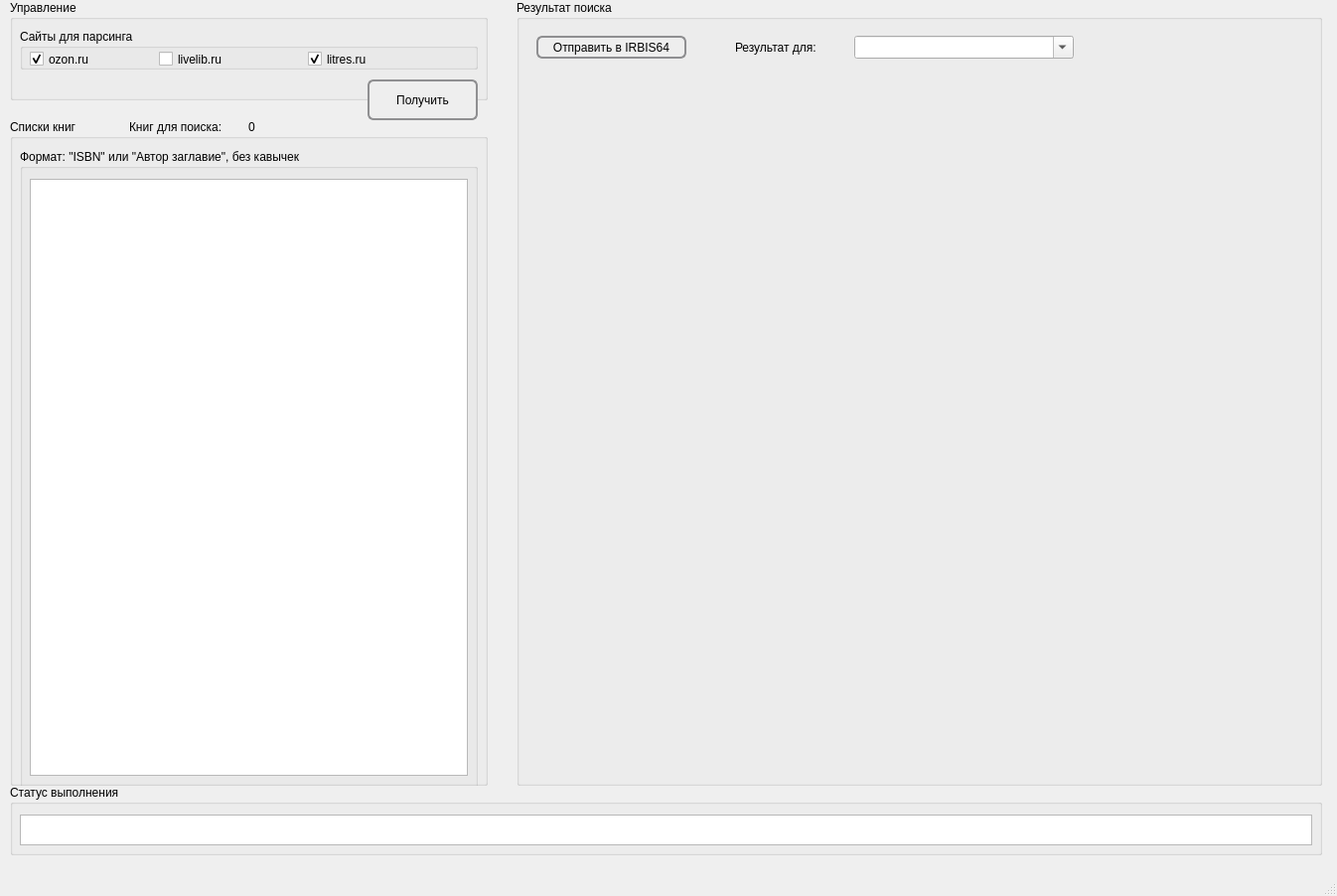
<?xml version="1.0" encoding="UTF-8"?>
<ui version="4.0">
 <class>mainwindow</class>
 <widget class="QMainWindow" name="mainwindow">
  <property name="geometry">
   <rect>
    <x>0</x>
    <y>0</y>
    <width>1346</width>
    <height>902</height>
   </rect>
  </property>
  <property name="windowTitle">
   <string>АРМ Буккроссинг</string>
  </property>
  <widget class="QWidget" name="centralwidget">
   <widget class="QGroupBox" name="gbBookList">
    <property name="geometry">
     <rect>
      <x>10</x>
      <y>120</y>
      <width>481</width>
      <height>671</height>
     </rect>
    </property>
    <property name="title">
     <string>Списки книг</string>
    </property>
    <widget class="QGroupBox" name="gbISBN">
     <property name="geometry">
      <rect>
       <x>10</x>
       <y>30</y>
       <width>461</width>
       <height>701</height>
      </rect>
     </property>
     <property name="title">
      <string>Формат: &quot;ISBN&quot; или &quot;Автор заглавие&quot;, без кавычек</string>
     </property>
     <widget class="QTextEdit" name="teISBN">
      <property name="geometry">
       <rect>
        <x>10</x>
        <y>30</y>
        <width>441</width>
        <height>601</height>
       </rect>
      </property>
     </widget>
    </widget>
    <widget class="QLabel" name="label">
     <property name="geometry">
      <rect>
       <x>120</x>
       <y>0</y>
       <width>121</width>
       <height>16</height>
      </rect>
     </property>
     <property name="text">
      <string>Книг для поиска:</string>
     </property>
    </widget>
    <widget class="QLabel" name="lblBooksRemain">
     <property name="geometry">
      <rect>
       <x>240</x>
       <y>0</y>
       <width>71</width>
       <height>16</height>
      </rect>
     </property>
     <property name="text">
      <string>0</string>
     </property>
    </widget>
   </widget>
   <widget class="QGroupBox" name="gbResultSearch">
    <property name="geometry">
     <rect>
      <x>520</x>
      <y>0</y>
      <width>811</width>
      <height>791</height>
     </rect>
    </property>
    <property name="title">
     <string>Результат поиска</string>
    </property>
    <widget class="QStackedWidget" name="swResultPages">
     <property name="geometry">
      <rect>
       <x>10</x>
       <y>30</y>
       <width>791</width>
       <height>751</height>
      </rect>
     </property>
     <property name="frameShape">
      <enum>QFrame::NoFrame</enum>
     </property>
     <property name="currentIndex">
      <number>0</number>
     </property>
     <widget class="QWidget" name="page"/>
    </widget>
    <widget class="QLabel" name="lblResultFor">
     <property name="geometry">
      <rect>
       <x>220</x>
       <y>40</y>
       <width>111</width>
       <height>16</height>
      </rect>
     </property>
     <property name="text">
      <string>Результат для:</string>
     </property>
    </widget>
    <widget class="QComboBox" name="cbSearchInfo">
     <property name="geometry">
      <rect>
       <x>340</x>
       <y>36</y>
       <width>221</width>
       <height>23</height>
      </rect>
     </property>
     <property name="editable">
      <bool>true</bool>
     </property>
    </widget>
    <widget class="QPushButton" name="pbSendToIRBIS64">
     <property name="geometry">
      <rect>
       <x>20</x>
       <y>36</y>
       <width>151</width>
       <height>23</height>
      </rect>
     </property>
     <property name="styleSheet">
      <string notr="true">QPushButton {
    border: 2px solid #8f8f91;
    border-radius: 6px;
    background-color: rgb(238, 238, 238);
    min-width: 80px;
}

QPushButton:pressed {
    background-color: qlineargradient(x1: 0, y1: 0, x2: 0, y2: 1,
                                      stop: 0 #dadbde, stop: 1 #f6f7fa);
}
</string>
     </property>
     <property name="text">
      <string>Отправить в IRBIS64</string>
     </property>
    </widget>
   </widget>
   <widget class="QGroupBox" name="gbControl">
    <property name="geometry">
     <rect>
      <x>10</x>
      <y>0</y>
      <width>481</width>
      <height>101</height>
     </rect>
    </property>
    <property name="title">
     <string>Управление</string>
    </property>
    <widget class="QGroupBox" name="gbSwitchWherePars">
     <property name="geometry">
      <rect>
       <x>10</x>
       <y>29</y>
       <width>461</width>
       <height>41</height>
      </rect>
     </property>
     <property name="title">
      <string>Сайты для парсинга</string>
     </property>
     <widget class="QCheckBox" name="checkBox">
      <property name="geometry">
       <rect>
        <x>10</x>
        <y>20</y>
        <width>88</width>
        <height>21</height>
       </rect>
      </property>
      <property name="text">
       <string>ozon.ru</string>
      </property>
      <property name="checked">
       <bool>true</bool>
      </property>
     </widget>
     <widget class="QCheckBox" name="checkBox_2">
      <property name="geometry">
       <rect>
        <x>140</x>
        <y>20</y>
        <width>88</width>
        <height>21</height>
       </rect>
      </property>
      <property name="text">
       <string>livelib.ru</string>
      </property>
      <property name="checked">
       <bool>false</bool>
      </property>
     </widget>
     <widget class="QCheckBox" name="checkBox_3">
      <property name="geometry">
       <rect>
        <x>290</x>
        <y>20</y>
        <width>88</width>
        <height>21</height>
       </rect>
      </property>
      <property name="text">
       <string>litres.ru</string>
      </property>
      <property name="checked">
       <bool>true</bool>
      </property>
     </widget>
    </widget>
   </widget>
   <widget class="QPushButton" name="pbStart">
    <property name="geometry">
     <rect>
      <x>370</x>
      <y>80</y>
      <width>111</width>
      <height>41</height>
     </rect>
    </property>
    <property name="styleSheet">
     <string notr="true">QPushButton {
    border: 2px solid #8f8f91;
    border-radius: 6px;
    background-color: rgb(238, 238, 238);
    min-width: 80px;
}

QPushButton:pressed {
    background-color: qlineargradient(x1: 0, y1: 0, x2: 0, y2: 1,
                                      stop: 0 #dadbde, stop: 1 #f6f7fa);
}

QPushButton:flat {
    border: none; /* no border for a flat push button */
}

QPushButton:default {
    border-color: navy; /* make the default button prominent */
}</string>
    </property>
    <property name="text">
     <string>Получить</string>
    </property>
   </widget>
   <widget class="QGroupBox" name="groupBox">
    <property name="geometry">
     <rect>
      <x>10</x>
      <y>790</y>
      <width>1321</width>
      <height>71</height>
     </rect>
    </property>
    <property name="title">
     <string>Статус выполнения</string>
    </property>
    <widget class="QTextEdit" name="teStatus">
     <property name="geometry">
      <rect>
       <x>10</x>
       <y>30</y>
       <width>1301</width>
       <height>31</height>
      </rect>
     </property>
    </widget>
   </widget>
  </widget>
  <widget class="QMenuBar" name="menubar">
   <property name="geometry">
    <rect>
     <x>0</x>
     <y>0</y>
     <width>1346</width>
     <height>20</height>
    </rect>
   </property>
  </widget>
  <widget class="QStatusBar" name="statusbar"/>
 </widget>
 <resources/>
 <connections/>
</ui>
